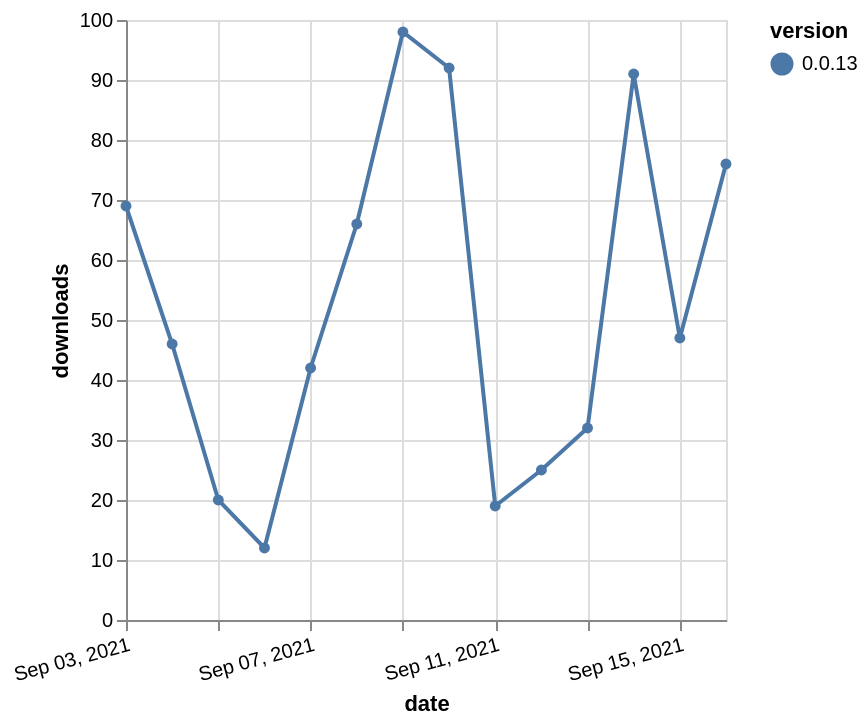

Express this chart as Vega-Lite.
### Vega-Lite specification from a JSON file in a GitHub repository (floating-point values rounded to 4 significant figures)
{"$schema": "https://vega.github.io/schema/vega-lite/v5.json", "description": "A simple bar chart with embedded data.", "data": {"values": [{"date": "2021-09-03", "total": 2963, "delta": 69, "version": "0.0.13"}, {"date": "2021-09-04", "total": 3009, "delta": 46, "version": "0.0.13"}, {"date": "2021-09-05", "total": 3029, "delta": 20, "version": "0.0.13"}, {"date": "2021-09-06", "total": 3041, "delta": 12, "version": "0.0.13"}, {"date": "2021-09-07", "total": 3083, "delta": 42, "version": "0.0.13"}, {"date": "2021-09-08", "total": 3149, "delta": 66, "version": "0.0.13"}, {"date": "2021-09-09", "total": 3247, "delta": 98, "version": "0.0.13"}, {"date": "2021-09-10", "total": 3339, "delta": 92, "version": "0.0.13"}, {"date": "2021-09-11", "total": 3358, "delta": 19, "version": "0.0.13"}, {"date": "2021-09-12", "total": 3383, "delta": 25, "version": "0.0.13"}, {"date": "2021-09-13", "total": 3415, "delta": 32, "version": "0.0.13"}, {"date": "2021-09-14", "total": 3506, "delta": 91, "version": "0.0.13"}, {"date": "2021-09-15", "total": 3553, "delta": 47, "version": "0.0.13"}, {"date": "2021-09-16", "total": 3629, "delta": 76, "version": "0.0.13"}]}, "width": "container", "mark": {"type": "line", "point": {"filled": true}}, "encoding": {"x": {"field": "date", "type": "temporal", "timeUnit": "yearmonthdate", "title": "date", "axis": {"labelAngle": -15}}, "y": {"field": "delta", "type": "quantitative", "title": "downloads"}, "color": {"field": "version", "type": "nominal"}, "tooltip": {"field": "delta"}}}
